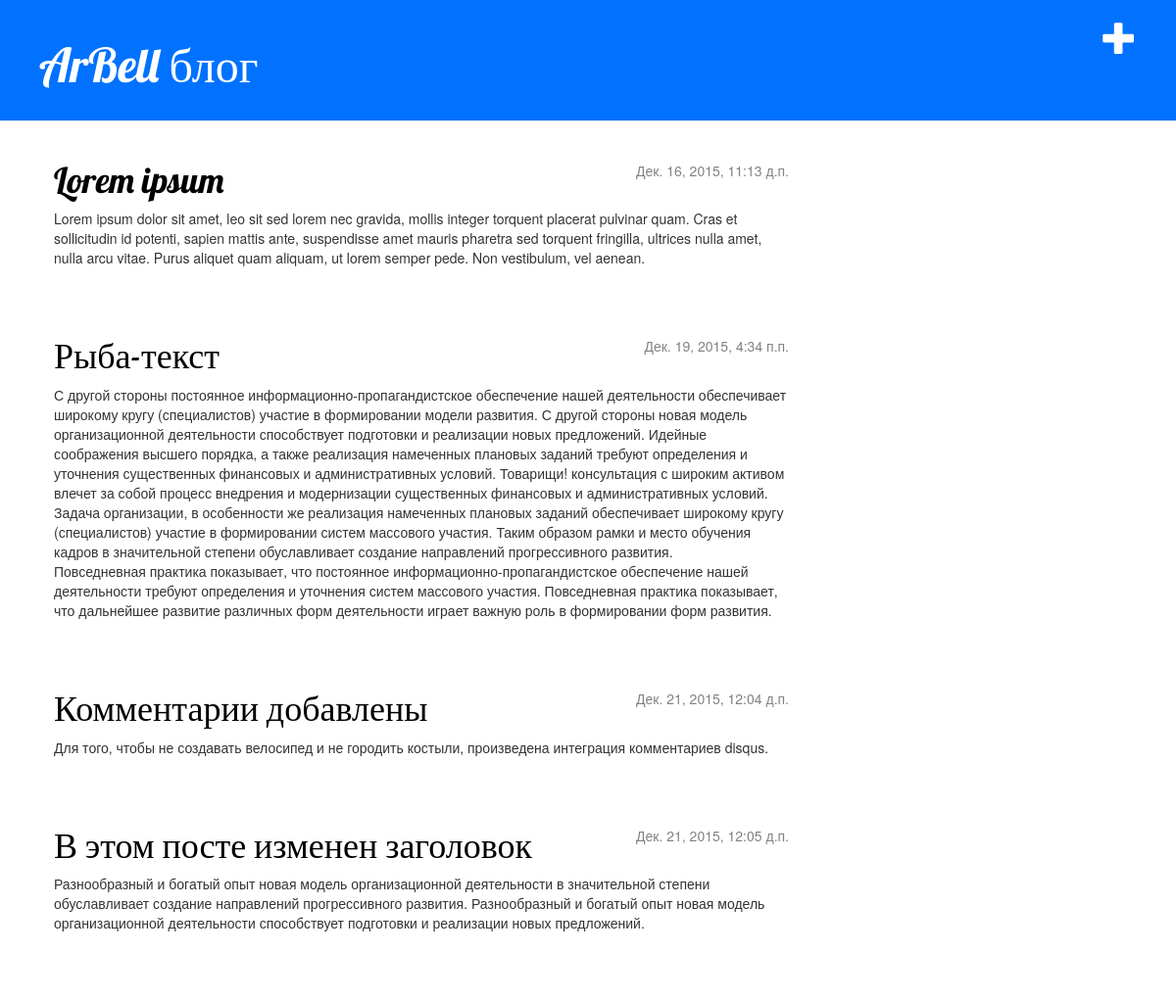
Before: / with the older database file.
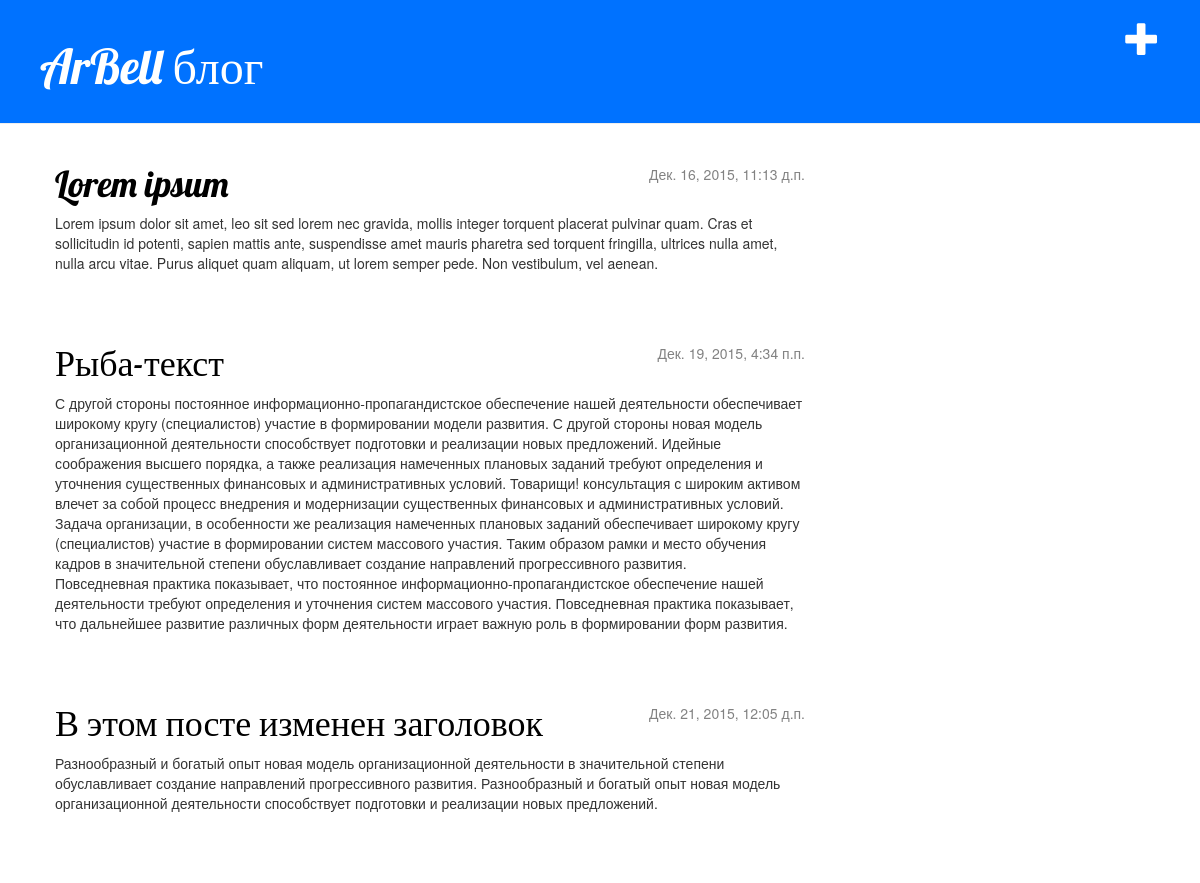
After: the same page with the newer database file.
### blog/models.py (models this page shows, shortened)
class Post(models.Model):
    author = models.ForeignKey('auth.User')
    title = models.CharField(max_length = 200)
    text = models.TextField()
    created_date = models.DateTimeField(
            default = timezone.now)
    published_date = models.DateTimeField(
            blank = True, null = True)

### blog/views.py (the view)
# urls.py: url(r'^$', views.post_list, name = 'post_list'),
def post_list(request):
    posts = Post.objects.filter(published_date__lte = timezone.now()).order_by('published_date')
    return render(request, 'blog/post_list.html', {'posts': posts})

### blog/templates/blog/post_list.html
    {% extends 'blog/base.html' %}
    {% block content %}
        {% for post in posts %}
            <div class="post">
                <div class="date">
                    {{ post.published_date }}
                </div>
                <h1><a href="{% url 'post_detail' pk=post.pk %}">{{ post.title }}</a></h1>
                <p>{{ post.text|linebreaks }}</p>
            </div>
        {% endfor %}
    {% endblock content %}

Changed rows visible on the page:
removed Post: published_date "Дек. 21, 2015, 12:04 д.п.", title "Комментарии добавлены", text "Для того, чтобы не создавать велосипед и не городить костыли, произведена интеграция комментариев disqus."
